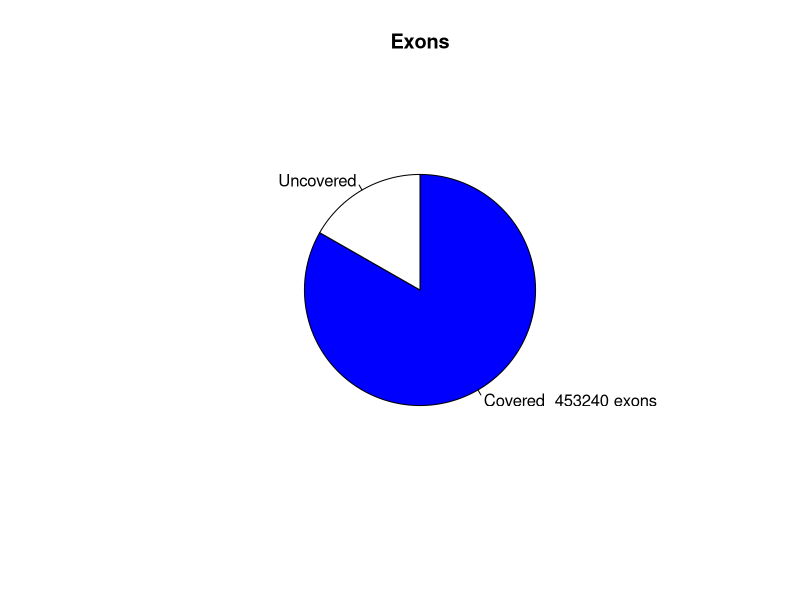

This chart was generated by the following R code:
png("/rds/user/is460/hpc-work/muscle-rnaseq/ezbamqc/output/figs/srpk3_wt_ttnb_wt_6.read_distr_pie.png",width=500,height=500,units="px")
pie(c(453240,91068),labels=c("Covered  453240 exons","Uncovered"),main="Exons",radius=0.6,clockwise=T,col=c("blue","white"))
dev.state = dev.off()
